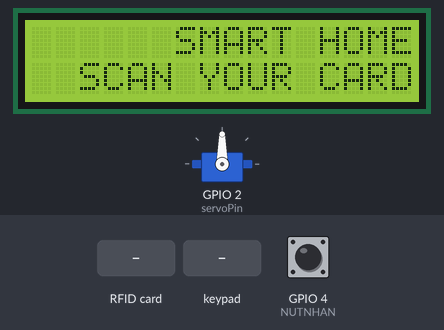
Recording of a sketch running on a simulated ESP32. On the bench: servo, 16×2 character LCD. Inputs (shaded band) come from the test bench; at power-on: GPIO 4 (NUTNHAN) HIGH. WiFi joins after 1.5 s; servers stay silent unless stated; the Firebase database answers and starts empty; what the sketch prints to the serial monitor is not drawn.

Above: at 6.7 s.
6.8 s: RFID card 73 02 CF A7 held to the reader
At 9.0 s:
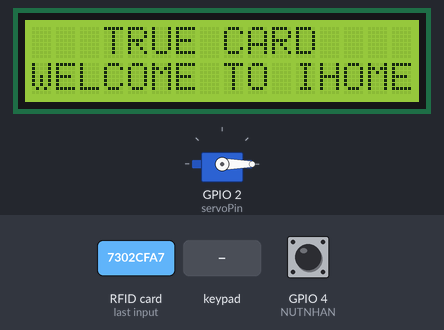
9.3 s: RFID card 5E 7A 19 C4 held to the reader
At 10.7 s:
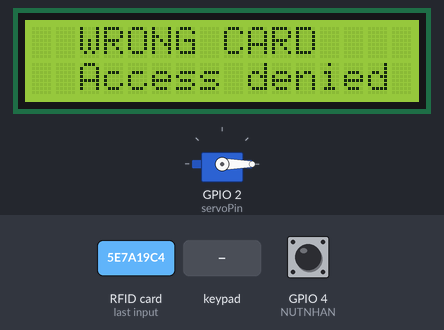
12.4 s: GPIO 4 (NUTNHAN) pulled LOW for 0.15 s
At 15.1 s:
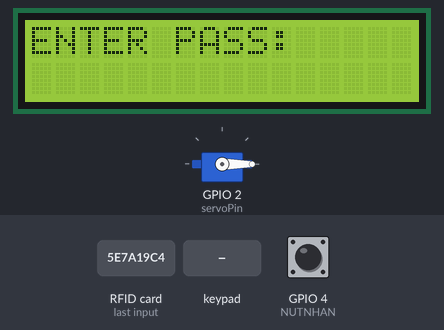
15.4 s: keypad keys 1 2 3 4 # pressed 0.4 s apart
At 17.5 s:
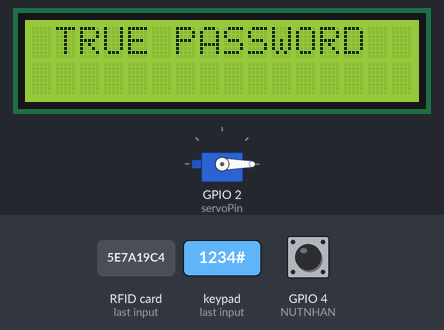
Timing chart, 0 to 29.7 s (numbered marks = the images above; inputs shaded):
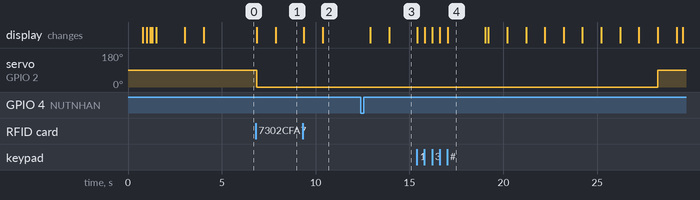

The sketch:

codemtphim.ino
```cpp
#include <WiFi.h>
#include "FirebaseESP32.h"


#include <SPI.h>
#include <MFRC522.h>
#include <Wire.h>
#include <LiquidCrystal_I2C.h>
#include <ESP32Servo.h>
#include <Keypad.h>
#include <EEPROM.h>
#define SS_PIN 5
#define RST_PIN 15
#define NUTNHAN 4

//-----------------kết nối firebase-------------//
#define FIREBASE_HOST "smarthome-88f4f-default-rtdb.asia-southeast1.firebasedatabase.app"
#define FIREBASE_AUTH "WQC7BgU1GgJvERfJR80Qzkh3mxQAQRpoFYjXWQUj"
#define WIFI_SSID "Trieu"
#define WIFI_PASSWORD "123456789"
FirebaseData firebaseData;

unsigned long timer = millis();

LiquidCrystal_I2C lcd(0x27, 16, 2);
MFRC522 mfrc522(SS_PIN, RST_PIN);   // Create MFRC522 instance.
int servoPin = 2;
int biennho = 1;
String huynh = "OFF";
int button = 0;
bool tam = false;
Servo myServo;
const byte KEYPAD_ROWS = 4;
const byte KEYPAD_COLS = 4;
byte rowPins[KEYPAD_ROWS] = {13, 12 , 14, 27};
byte colPins[KEYPAD_COLS] = {26, 25, 33, 32};
char keys[KEYPAD_ROWS][KEYPAD_COLS] = {
  {'1', '2', '3', 'A'},
  {'4', '5', '6', 'B'},
  {'7', '8', '9', 'C'},
  {'*', '0', '#', 'D'}
};
Keypad keypad = Keypad(makeKeymap(keys), rowPins, colPins, KEYPAD_ROWS, KEYPAD_COLS);
int passwordAddress = 0;
String password = "1234";
String enteredPassword = "";

void IRAM_ATTR handleButtonPress();
void Mocuaphong()
{
  huynh = "ON";
  Firebase.setString(firebaseData, "/security/door", huynh);
  lcd.clear();
  lcd.setCursor(0, 0);
  lcd.print("TIME CLOSE: ");
  myServo.write(0);
  for(int i=9; i> 0; i--){
      lcd.setCursor(13, 0);
      lcd.print(i);
      delay(1000);
  }
  lcd.clear();
  lcd.setCursor(3, 0);
  myServo.write(90);
  lcd.print("CLOSE DOOR");
  delay(1000);
  enteredPassword = "";
  tam = true;
  lcd.clear();
  huynh = "OFF";
  Firebase.setString(firebaseData, "/security/door", huynh);
}
void showSplashScreen() {
  lcd.init(); // Initialize the LCD
  lcd.backlight(); // Turn on the backlight
  lcd.setCursor(3, 0);
  lcd.print("SMART HOME");
  lcd.setCursor(0, 1);
  String message = "    GROUP: 2    ";
  delay(200);
  for (byte i = 0; i < message.length(); i++) {
    lcd.print(message[i]);
    delay(100);
  }
  delay(1000);
}
void updatePassword() {
  lcd.clear();
  lcd.print("Enter New Pass:");
  lcd.setCursor(0, 1);
  String newPassword = "";
  while (newPassword.length() < 4) {
    char key = keypad.getKey();
    if (key) {
      if ('#' == key) {
        if (newPassword.length() > 0) {
          lcd.clear();
          lcd.print("Saving...");
          delay(1000);
          int address = passwordAddress;
          for (byte i = 0; i < newPassword.length(); i++) {
            EEPROM.write(address, newPassword[i]);
            address++;
          }
          for (byte i = newPassword.length(); i < 4; i++) {
            EEPROM.write(address, '\0');
            address++;
          }
          EEPROM.commit();
          lcd.clear();
          lcd.print("Password saved");
          delay(1000);
          lcd.clear();
          tam =true;
          password = newPassword;
          return;
        }
      }
      else {
        newPassword += key;
        lcd.print(key);
      }
    }
  }
}
void processInput(char key) {
  int passwordIndex = 0;
  if ('#' == key) {
    if (enteredPassword == password) {
      lcd.clear();
      lcd.setCursor(0, 0);
      lcd.print(" TRUE PASSWORD  ");
      delay(2000);
      lcd.setCursor(0, 1);
      lcd.print(" OPEN THE DOOR  ");
      Mocuaphong();
      tam = true;
    } else {
      lcd.clear();
      lcd.setCursor(0, 0);
      lcd.print(" WRONG PASSWORD ");
      delay(2000);
      lcd.setCursor(0, 1);
      lcd.print("    GET AWAY    ");
      enteredPassword = "";
      lcd.clear();
      tam = true;
    }
  }
  else if ('A' == key)
  {
    lcd.clear();
    lcd.print("  RETURN RFID  ");
    delay(1500);
    lcd.clear();
    lcd.print("   SMART HOME   ");
    lcd.setCursor(0,1);
    lcd.print("SCAN YOUR CARD");
    button = 0;
  }
  else if ('B' == key) {
    lcd.clear();
    lcd.setCursor(0,0);
    lcd.print("NHAP PASS CU: ");
    lcd.setCursor(0, 1);
    bool tam1 = true;
    while (tam1) {
      char key = keypad.getKey();
      if (key) {
        if ('#' == key) {
          if (enteredPassword == password) {
            updatePassword();
            tam1 = false;
          }
        }
        else if ('*' == key) {
          if (enteredPassword.length() > 0) {
            enteredPassword = enteredPassword.substring(0, enteredPassword.length() - 1);
            lcd.setCursor(enteredPassword.length(), 1);
            lcd.print(" ");
          }
        }
        else {
          enteredPassword += key;
          lcd.setCursor(enteredPassword.length() - 1, 1);
          lcd.print(key);
        }
      }
    }
  }
  else if('*'== key){
    if (enteredPassword.length() > 0)
    {
      enteredPassword = enteredPassword.substring(0, enteredPassword.length() - 1);
      lcd.setCursor(enteredPassword.length(), 1);
      lcd.print(" ");
    }
  }
  else {
    enteredPassword += key;
    lcd.setCursor(enteredPassword.length() - 1, 1);
    lcd.print(key); // Display the entered number instead of '*'
  }
}
void IRAM_ATTR handleButtonPress()
{
  button = 1;
  tam = true;
}
void setup()
{
  attachInterrupt(NUTNHAN, handleButtonPress, FALLING);
  myServo.attach(servoPin);
  lcd.init();
  lcd.backlight();
  pinMode(NUTNHAN, INPUT_PULLUP);
  Serial.begin(115200);   // Initiate a serial communication
  SPI.begin();      // Initiate  SPI bus
  mfrc522.PCD_Init();   // Initiate MFRC522
  showSplashScreen();
  lcd.clear();
  lcd.setCursor(0,0);
  lcd.print("      SMART HOME   ");
  delay(1000);
  lcd.setCursor(0,1);
  lcd.print("  SCAN YOUR CARD");
  //setup wifi với firebase
   WiFi.begin(WIFI_SSID, WIFI_PASSWORD);

  Serial.print("Connecting to Wi-Fi");
  while (WiFi.status() != WL_CONNECTED) {
    Serial.print(".");
    delay(300);
  }

  Serial.println();
  Serial.print("Connected with IP: ");
  Serial.println(WiFi.localIP());
  Serial.println();

  Firebase.begin(FIREBASE_HOST, FIREBASE_AUTH);
  Firebase.setReadTimeout(firebaseData, 1000 * 60);
  Firebase.setwriteSizeLimit(firebaseData, "tiny");
}
void doccua()
{
  if ((unsigned long)(millis() - timer) > 1000) {
    if (Firebase.getString(firebaseData, "/security/door")) {
    String cua = firebaseData.stringData();
    if(cua == "ON"){
    myServo.write(0);
    }
    else if(cua == "OFF"){
      myServo.write(90);
      }
    }
    timer = millis();
  }
}
void loop()
{
  doccua();
  if (button == 0)
  {
    if ( ! mfrc522.PICC_IsNewCardPresent())
    {
      return;
    }
    if ( ! mfrc522.PICC_ReadCardSerial())
    {
      return;
    }
    Serial.print("UID tag :");
    String content= "";
    byte letter;
    for (byte i = 0; i < mfrc522.uid.size; i++)
    {
      Serial.print(mfrc522.uid.uidByte[i] < 0x10 ? " 0" : " ");
      Serial.print(mfrc522.uid.uidByte[i], HEX);
      content.concat(String(mfrc522.uid.uidByte[i] < 0x10 ? " 0" : " "));
      content.concat(String(mfrc522.uid.uidByte[i], HEX));
    }
    Serial.println();
    Serial.print("Message : ");
    content.toUpperCase();
    if (content.substring(1) == "73 02 CF A7") //change here the UID of the card/cards that you want to give access
    {
      if (biennho == 1){
        huynh = "ON";
        lcd.clear();
        biennho = 0;
        myServo.write(0);
        Serial.println("Authorized access");
        Serial.println();
        lcd.setCursor(0,0);
        lcd.print("   TRUE CARD    ");
        delay(1000);
        lcd.setCursor(0,1);
        lcd.print("WELCOME TO IHOME");
        Firebase.setString(firebaseData, "/security/door", huynh);
      }
      else if (biennho == 0){
        huynh = "OFF";
        lcd.clear();
        biennho = 1;
        myServo.write(90);
        Serial.println("Authorized access");
        Serial.println();
        lcd.setCursor(0,0);
        lcd.print("   TRUE CARD    ");
        delay(1000);
        lcd.setCursor(0,1);
        lcd.print("   CLOSE DOOR   ");
        delay(2500);
        lcd.clear();
        lcd.setCursor(0,0);
        lcd.print(" SMART HOME   ");
        delay(1000);
        lcd.setCursor(0,1);
        lcd.print("SCAN YOUR CARD");
        Firebase.setString(firebaseData, "/security/door", huynh);
      }
    }
  else{
      lcd.clear();
      Serial.println(" Access denied");
      lcd.setCursor(0,0);
      lcd.print("  WRONG CARD    ");
      delay(1000);
      lcd.setCursor(0,1);
      lcd.print("  Access denied ");
      delay(2500);
      lcd.clear();
      lcd.setCursor(0,0);
      lcd.print("   SMART HOME   ");
      delay(1000);
      lcd.setCursor(0,1);
      lcd.print("SCAN YOUR CARD");
    }
  }
  if (button)
  {
    if(tam)
    {
      lcd.clear();
      lcd.setCursor(0,0);
      lcd.print("ENTER PASS:");
      tam = false;
      lcd.setCursor(0,1);
    }
    char key = keypad.getKey();
    if (key)
    {
      processInput(key);
    }
  }
}
```

Measured:
- after the input at 6.8 s, servo on GPIO 2 (servoPin): 90° → 0° after 0.07 s; the display: first changes after 0.07 s (image 1 shows a later state)
- after the input at 9.3 s, the display: first changes after 0.06 s (image 2 shows a later state)
- after the input at 12.4 s, the display: first differs from a run without the input after 1.5 s (image 3)
- after the input at 15.4 s, servo on GPIO 2 (servoPin): 0° → 90° after 12.8 s; the display: first changes at once (image 4 shows a later state)
